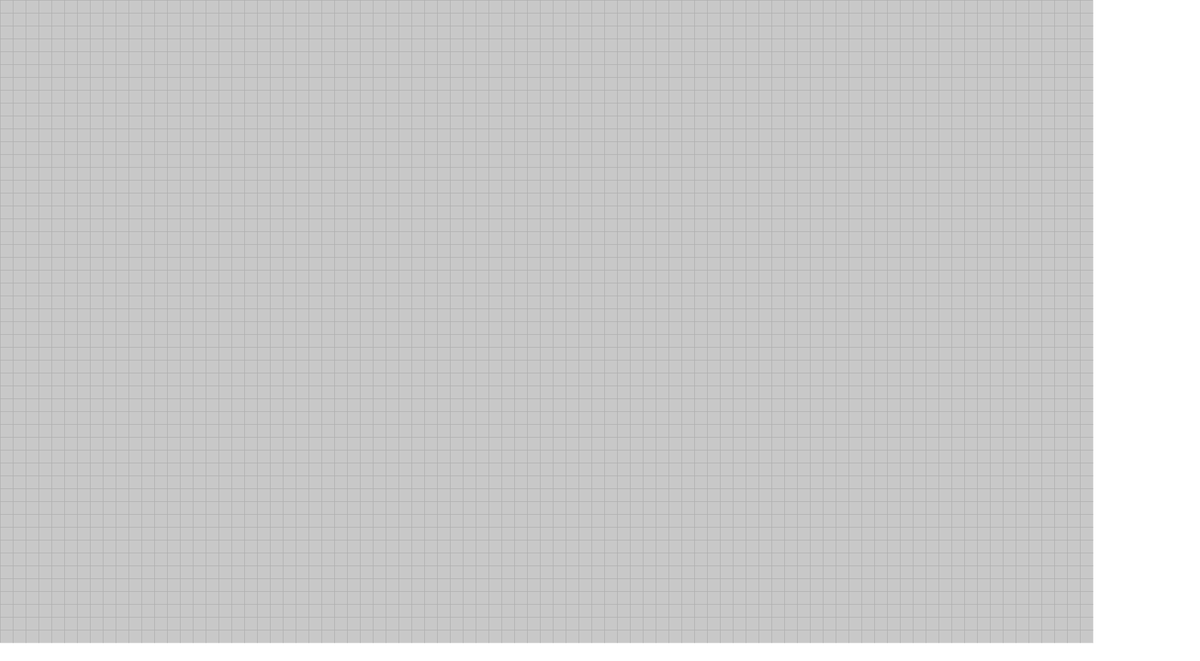
Frame 1 (no input)
Frame 60 (the mouse pressed at the canvas centre just before this capture): identical to frame 1, image omitted
Frame 120 (the mouse held since frame 60 and released just before this capture): identical to frame 1, image omitted

The Processing sketch that drew this single still picture (run headless with seeded random() and noise(); from frame 60 on, the mouse is pressed at the canvas centre):

// Processing sketch: Minesweeper
// ── Minesweeper.pde
int columns = 50;
int rows = (int) (columns * 1.7);
boolean lost = false;
int tileWidth = 0;

Boolean[][] tileboard = new Boolean[rows][columns];
Integer[][] playerboard = new Integer[rows][columns];

void setup(){
  frameRate(60);
  size(1960, 1080);
  generateBoard();
  tileWidth = height/columns;
  strokeWeight(0);
}

void draw(){
  background(255);
  drawBoard();  
}

void generateBoard(){
  for(int y = 0; y < columns; y++){
    for(int x = 0; x < rows; x++){ 
      if(random(100) > 80){
        tileboard[x][y] = true; 
      }
      else{
        tileboard[x][y] = false;
      }
      playerboard[x][y] = 0;
    }
  }
}

void drawBoard(){
  for(int y = 0; y < columns; y++){
    for(int x = 0; x < rows; x++){
      if(lost && tileboard[x][y]){
        fill(0);
      }
       if(playerboard[x][y] == 1){ //flag
        fill(255, 0, 0); 
      }
       if(playerboard[x][y] != 1 && playerboard[x][y] != 0){ //Uncovered but no flag
        fill(255); 
      }
      else{
        fill(200); 
      }
      rect(tileWidth * x, tileWidth *y, tileWidth, tileWidth);
    }
  }
}
